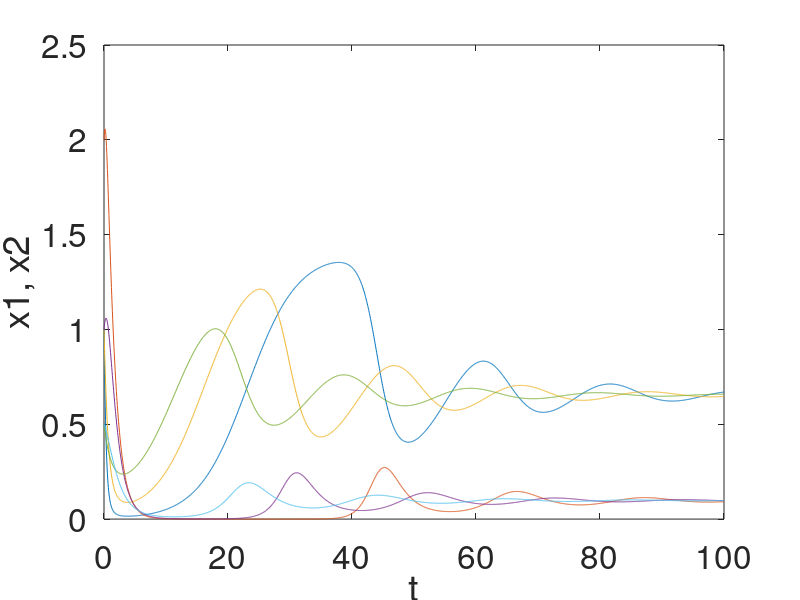
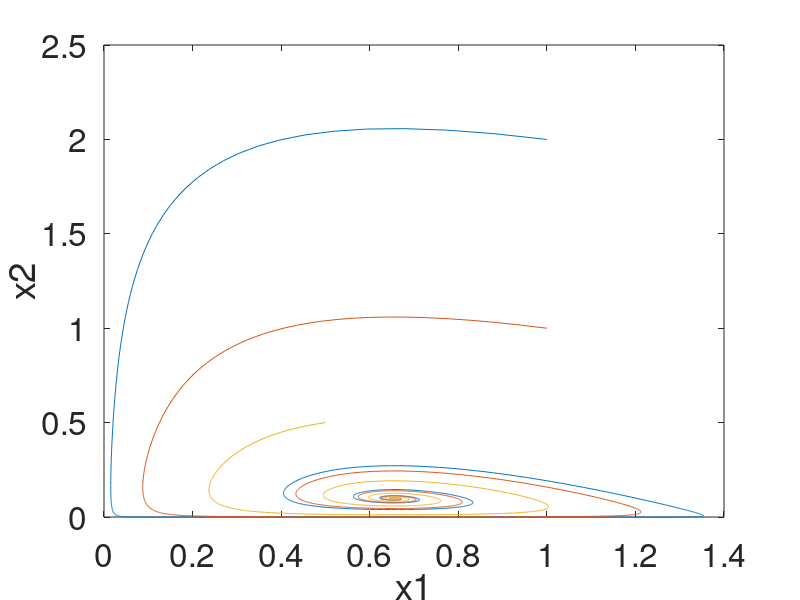

Write the MATLAB code that produced these figures, in order.
clear all
close all 

function xdot = f (x, t)
r = 0.25;
k = 1.4;
a = 1.5;
b = 0.16;
c = 0.9;
d = 0.8;
xdot(1) = r*x(1)*(1 - x(1)/k) - a*x(1)*x(2)/(1 + b*x(1));
xdot(2) = c*a*x(1)*x(2)/(1 + b*x(1)) - d*x(2);
endfunction

x0 = [1; 2];
t = linspace (0, 100, 2000)'; # vector columna
x = lsode ("f", x0, t);

figure(1)
plot (t, x)
xlabel("t")
ylabel("x1, x2")
set(gca, "fontsize", 24)

figure(2)
plot(x(:,1),x(:,2))
xlabel("x1")
ylabel("x2")
set(gca, "fontsize", 24)

figure(1)
hold on
x0 = [1; 1];
t = linspace (0, 100, 2000)'; # vector columna
x = lsode ("f", x0, t);
plot (t, x)


figure(2)
hold on
plot(x(:,1),x(:,2))
xlabel("x1")
ylabel("x2")

figure(1)
hold on
x0 = [0.5; 0.5];
t = linspace (0, 100, 2000)'; # vector columna
x = lsode ("f", x0, t);
plot (t, x)


figure(2)
hold on
plot(x(:,1),x(:,2))
xlabel("x1")
ylabel("x2")
